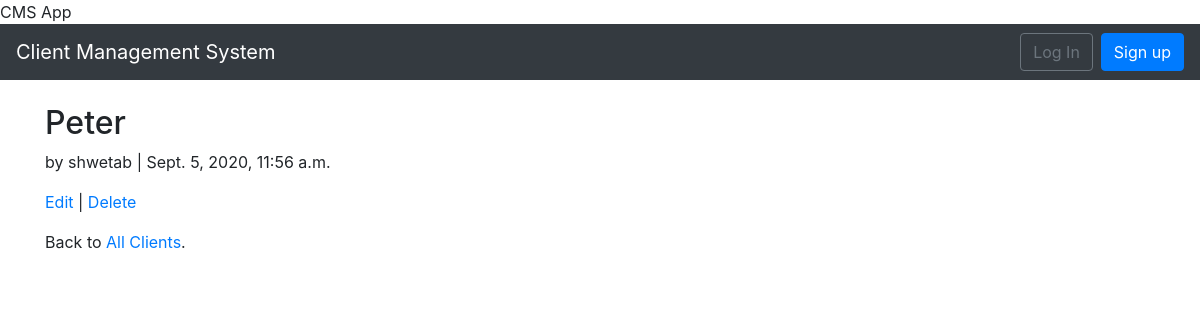
Page /clients/4/ on the committed database.
### clients/models.py (models this page shows, shortened)
class Client(models.Model):
    name = models.CharField(max_length=50,blank=False, null=False, default=' ')
    address = models.CharField(max_length=50, blank=True, null=True,default=' ')
    city = models.CharField(max_length=50, default=' ')
    state = models.CharField(max_length=50, default='NE')
    zipcode = models.CharField(max_length=10, default='00000')
    email = models.EmailField(max_length=100, default=' ')
    cell_phone = models.CharField(max_length=50,default='(402)000-0000')
    acct_number = models.CharField(max_length=50,blank=True, null=True, default='00000')
    notes = models.TextField()
    date = models.DateTimeField(auto_now_add=True)
    author = models.ForeignKey(
        get_user_model(),
        on_delete=models.CASCADE,
    )

### users/models.py (models this page shows)
class CustomUser(AbstractUser):
    department = models.CharField(max_length=50, default=' ', null=True, blank=True)
    employee_cell_phone = models.CharField (max_length=50, default=' ', null=True, blank=True)

### clients/views.py (the view)
class ClientDetailView(DetailView):
    model = Client
    template_name = 'client_detail.html'
    login_url = 'login'

### templates/client_detail.html (shortened to what this page needs)
{% extends 'base.html' %}
{% block content %}
<div class="client-entry">
  <h2>{{ object.name }}</h2>
    <p>by {{ object.author }} | {{ object.date }}</p>
  </div>
  <p><a href="{% url 'client_edit' client.pk %}">Edit</a> | <a href="{% url 'client_delete' client.pk %}">Delete</a></p>
  <p>Back to <a href="{% url 'client_list' %}">All Clients</a>.</p>
{% endblock content %}

### rows in the picture
Client: name "Peter", author "shwetab", date "Sept. 5, 2020, 11:56 a.m."
